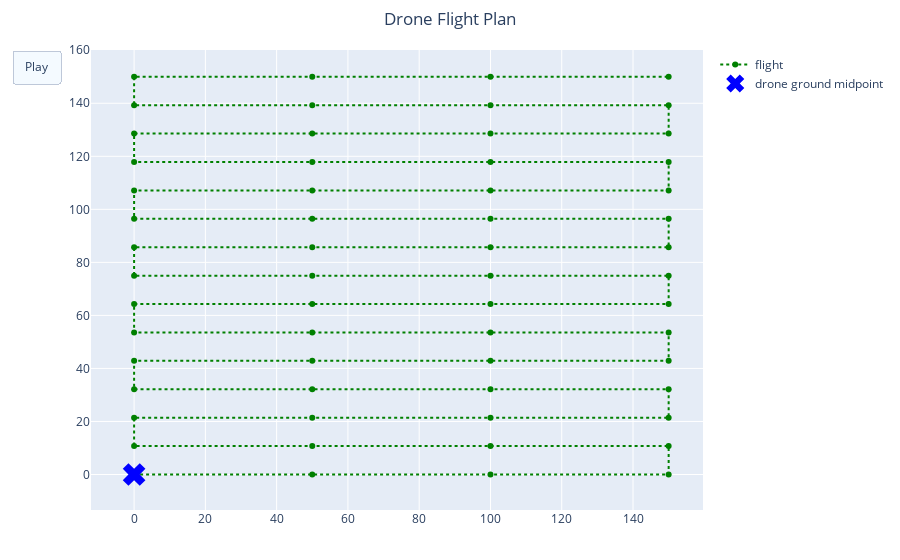

Write notebook code for a chart like this one.
### Markdown cell above
$\color{red}{\text{Experiment 1 }}$ Change overlap and confirm it affects the consecutive images

* **Parameter Change:** Overlap from .7 to 0  
<br>
* **Expected Outcome:**  Reduction of the numer of consecutive images  
<br>
* **Explanation:** Overlap has a direct relationship with consecutive photo numbers. If overlap increases, images increase, if overlap reduces the number of images reduces.  
<br> 
* **Math:** 
In `compute_distance_between_images` the overlap ratio is a determining factor in the distance between consecutive images.    
<br>
`horizontal_overlap = (1 - dataset_spec.overlap) * footprint_x`  <br><br>This product is then further used to plan flight path by:
<br>
 `generate_photo_plan_on_grid` `images_x_axis = math.ceil(dataset_spec.scan_dimension_x / max_distance[0])`
 <br><br>Where the max distance determines how many points the drone needs to stop to take an image.

* **Use Case:** Reducing overlap will generally lead to loss of details, in most cases increasing overlap is the best choice for image quality.

### Code cell
camera_ = copy.deepcopy(camera_x10)
dataset_spec_ = copy.deepcopy(dataset_spec)

dataset_spec_.overlap = 0
#dataset_spec_.sidelap = 0


print(camera_, dataset_spec_)

fig = plot_photo_plan(generate_photo_plan_on_grid(camera_, dataset_spec_))
fig.show()

### Figure 1 — Plotly figure (JSON) as saved in the notebook; plotly's stock layout.template omitted (floating-point values rounded to 4 significant figures)
{"data": [{"line": {"dash": "dot"}, "marker": {"color": "green"}, "mode": "lines+markers", "name": "flight", "type": "scatter", "x": [0, 50, 100, 150, 150, 100, 50, 0, 0, 50, 100, 150, 150, 100, 50, 0, 0, 50, 100, 150, 150, 100, 50, 0, 0, 50, 100, 150, 150, 100, 50, 0, 0, 50, 100, 150, 150, 100, 50, 0, 0, 50, 100, 150, 150, 100, 50, 0, 0, 50, 100, 150, 150, 100, 50, 0, 0, 50, 100, 150], "y": [0, 0, 0, 0, 10.71, 10.71, 10.71, 10.71, 21.43, 21.43, 21.43, 21.43, 32.14, 32.14, 32.14, 32.14, 42.86, 42.86, 42.86, 42.86, 53.57, 53.57, 53.57, 53.57, 64.29, 64.29, 64.29, 64.29, 75, 75, 75, 75, 85.71, 85.71, 85.71, 85.71, 96.43, 96.43, 96.43, 96.43, 107.1, 107.1, 107.1, 107.1, 117.9, 117.9, 117.9, 117.9, 128.6, 128.6, 128.6, 128.6, 139.3, 139.3, 139.3, 139.3, 150, 150, 150, 150]}, {"marker": {"color": "blue", "size": 20, "symbol": "x-dot"}, "mode": "markers", "name": "drone ground midpoint", "text": ["3.0859197822847144", "3.0859197822847144", "3.0859197822847144", "3.0859197822847144", "3.0859197822847144", "3.0859197822847144", "3.0859197822847144", "3.0859197822847144", "3.0859197822847144", "3.0859197822847144", "3.0859197822847144", "3.0859197822847144", "3.0859197822847144", "3.0859197822847144", "3.0859197822847144", "3.0859197822847144", "3.0859197822847144", "3.0859197822847144", "3.0859197822847144", "3.0859197822847144", "3.0859197822847144", "3.0859197822847144", "3.0859197822847144", "3.0859197822847144", "3.0859197822847144", "3.0859197822847144", "3.0859197822847144", "3.0859197822847144", "3.0859197822847144", "3.0859197822847144", "3.0859197822847144", "3.0859197822847144", "3.0859197822847144", "3.0859197822847144", "3.0859197822847144", "3.0859197822847144", "3.0859197822847144", "3.0859197822847144", "3.0859197822847144", "3.0859197822847144", "3.0859197822847144", "3.0859197822847144", "3.0859197822847144", "3.0859197822847144", "3.0859197822847144", "3.0859197822847144", "3.0859197822847144", "3.0859197822847144", "3.0859197822847144", "3.0859197822847144", "3.0859197822847144", "3.0859197822847144", "3.0859197822847144", "3.0859197822847144", "3.0859197822847144", "3.0859197822847144", "3.0859197822847144", "3.0859197822847144", "3.0859197822847144", "3.0859197822847144"], "type": "scatter", "x": [0], "y": [0]}], "layout": {"margin": {"b": 50, "l": 50, "r": 50, "t": 50}, "title": {"text": "Drone Flight Plan", "x": 0.5}, "updatemenus": [{"buttons": [{"args": [null, {"frame": {"duration": 1000, "redraw": false}, "fromcurrent": true, "transition": {"duration": 1000}}], "label": "Play", "method": "animate"}], "type": "buttons"}], "xaxis": {"autorange": true, "range": [0, 150], "zeroline": false}, "yaxis": {"autorange": true, "range": [0, 150], "zeroline": false}}}
